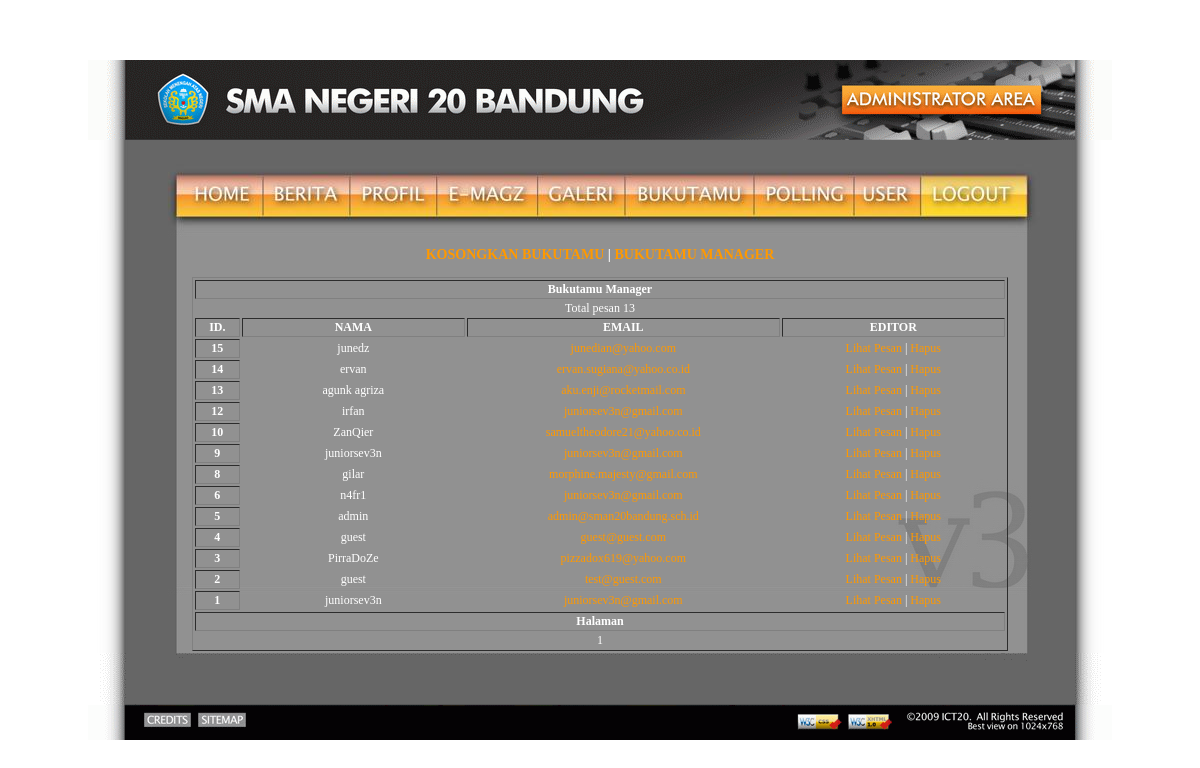
Screenshot of /admin/index.php?p=bukutamu (signed in) with the database file from the repository.
### tables this page shows
CREATE TABLE IF NOT EXISTS `bukutamu` (
  `id` int(5) unsigned NOT NULL auto_increment,
  `nama` varchar(30) NOT NULL,
  `email` varchar(50) NOT NULL,
  `pesan` mediumtext NOT NULL,
  `dikirim` datetime NOT NULL,
  PRIMARY KEY  (`id`)
);

### admin/modules/bukutamu.php (the view, shortened to what this page needs)
<?php
echo "<h3 align=\"center\"><a href=\"index.php?p=bukutamu&amp;mode=kosongkan\">KOSONGKAN BUKUTAMU</a> | <a href=\"index.php?p=bukutamu\">BUKUTAMU MANAGER</a></h3>";
$hal = $_GET['hal'];
if(!isset($_GET['hal']))
{
	$hal = 1;
}
else
{
	$hal = $_GET['hal'];
}
$max_results = 15;
$from = (($hal * $max_results) - $max_results);
$result=mysql_query("SELECT * FROM bukutamu ORDER BY id DESC LIMIT $from,$max_results");
$mode=$_GET['mode'];
if(!isset($mode))
{
?>
<table width="80%" border="1" align="center">
<tr>
  <th colspan="4">Bukutamu Manager</th>
</tr>
<tr>
  <td colspan="4">Total pesan <?php echo mysql_num_rows($result); ?></td>
</tr>
<tr class="thnya">
    <th width="5%">ID.</th>
    <th width="25%">NAMA</th>
    <th width="35%">EMAIL</th>
    <th width="25%">EDITOR</th>
</tr>
<?php while($row=mysql_fetch_object($result))
{
?>
  <tr>
	<th><?=$row->id;?></th>
	<td><?=$row->nama;?></td>
	<td><a href="mailto:<?=$row->email ?>"><?=$row->email ?></a></td>
	<td><a href="index.php?p=bukutamu&amp;mode=view&amp;id=<?=$row->id;?>">Lihat Pesan</a> | <a href="index.php?p=bukutamu&amp;mode=delete&amp;id=<?=$row->id;?>">Hapus</a></td>
  </tr><?php
	}
	$total_results = mysql_result(mysql_query("SELECT COUNT(*) as Num FROM bukutamu"),0);
	$total_pages = ceil($total_results / $max_results);
	echo "<tr>\n<th colspan=\"4\">Halaman</th>\n</tr>\n<tr>\n<td colspan=\"4\">";
	for($i = 1; $i <= $total_pages; $i++)
	{
    	if(($hal) == $i)
		{
        	echo "$i ";
        }
		else
		{
			echo '<a href="index.php?p=bukutamu&amp;hal='.$i.'">'.$i.'</a> ';
		}
	}
	echo "</td>\n</tr>\n</table>";
}
?>

### css/style.css (style rules this page uses)
html,body { height: 100%; width: 100%; margin: 0; padding: 0; }
table.centerBoth,table.centerBoth td { padding: 0; margin: 0; border: 0 none; }
table.centerBoth td { text-align: center; }
table.admin a { color: #FF9900; text-decoration: none; }

### rows the page displays
bukutamu: id "15", nama "junedz", email "junedian@yahoo.com"
bukutamu: id "14", nama "ervan", email "ervan.sugiana@yahoo.co.id"
bukutamu: id "13", nama "agunk agriza", email "aku.enji@rocketmail.com"
bukutamu: id "12", nama "irfan", email "juniorsev3n@gmail.com"
bukutamu: id "10", nama "ZanQier", email "samueltheodore21@yahoo.co.id"
bukutamu: id "9", nama "juniorsev3n", email "juniorsev3n@gmail.com"
bukutamu: id "8", nama "gilar", email "morphine.majesty@gmail.com"
bukutamu: id "6", nama "n4fr1", email "juniorsev3n@gmail.com"
bukutamu: id "5", nama "admin", email "admin@sman20bandung.sch.id"
bukutamu: id "4", nama "guest", email "guest@guest.com"
bukutamu: id "3", nama "PirraDoZe", email "pizzadox619@yahoo.com"
bukutamu: id "2", nama "guest", email "test@guest.com"
bukutamu: id "1", nama "juniorsev3n", email "juniorsev3n@gmail.com"

### other values shown
mysql_num_rows($result) "13"
